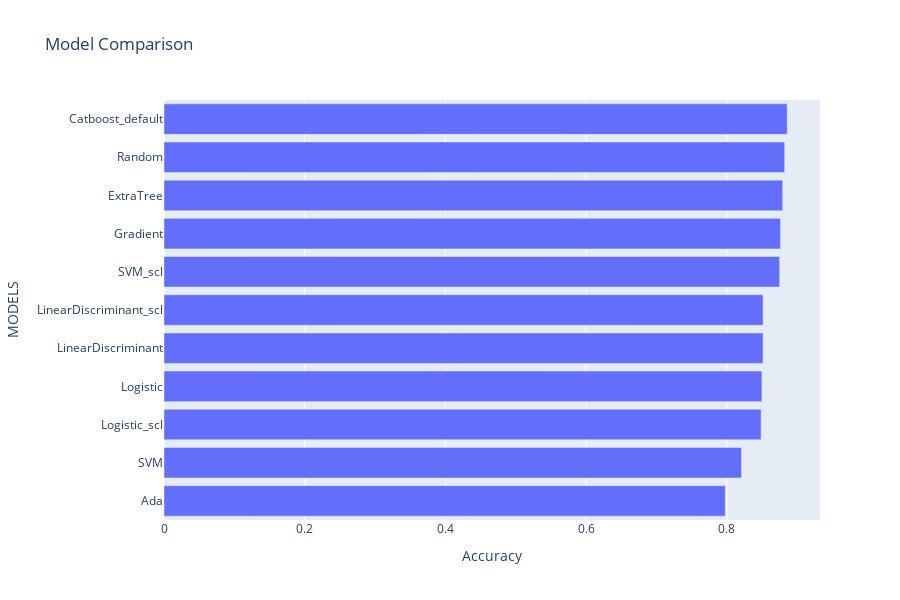

Notebook source saved alongside this figure:
### Code cell
result_temporary = pd.concat([result_df1,result_df2,result_df3,result_df5],axis=0)
result_temporary.sort_values(by=['Accuracy'], ascending=True,inplace=True)
fig = px.bar(result_temporary, x='Accuracy', y=result_temporary.index,title='Model Comparison',height=600,labels={'index':'MODELS'})
fig.show()

### Figure 1 — Plotly figure (JSON) as saved in the notebook; plotly's stock layout.template omitted (floating-point values rounded to 4 significant figures)
{"data": [{"alignmentgroup": "True", "hovertemplate": "Accuracy=%{x}<br>MODELS=%{y}<extra></extra>", "legendgroup": "", "marker": {"color": "#636efa", "pattern": {"shape": ""}}, "name": "", "offsetgroup": "", "orientation": "h", "showlegend": false, "textposition": "auto", "type": "bar", "x": [0.7977, 0.8208, 0.8486, 0.8498, 0.8514, 0.8514, 0.875, 0.8762, 0.8793, 0.8821, 0.8857], "xaxis": "x", "y": ["Ada", "SVM", "Logistic_scl", "Logistic", "LinearDiscriminant", "LinearDiscriminant_scl", "SVM_scl", "Gradient", "ExtraTree", "Random", "Catboost_default"], "yaxis": "y"}], "layout": {"barmode": "relative", "height": 600, "legend": {"tracegroupgap": 0}, "title": {"text": "Model Comparison"}, "xaxis": {"anchor": "y", "domain": [0, 1], "title": {"text": "Accuracy"}}, "yaxis": {"anchor": "x", "domain": [0, 1], "title": {"text": "MODELS"}}}}
